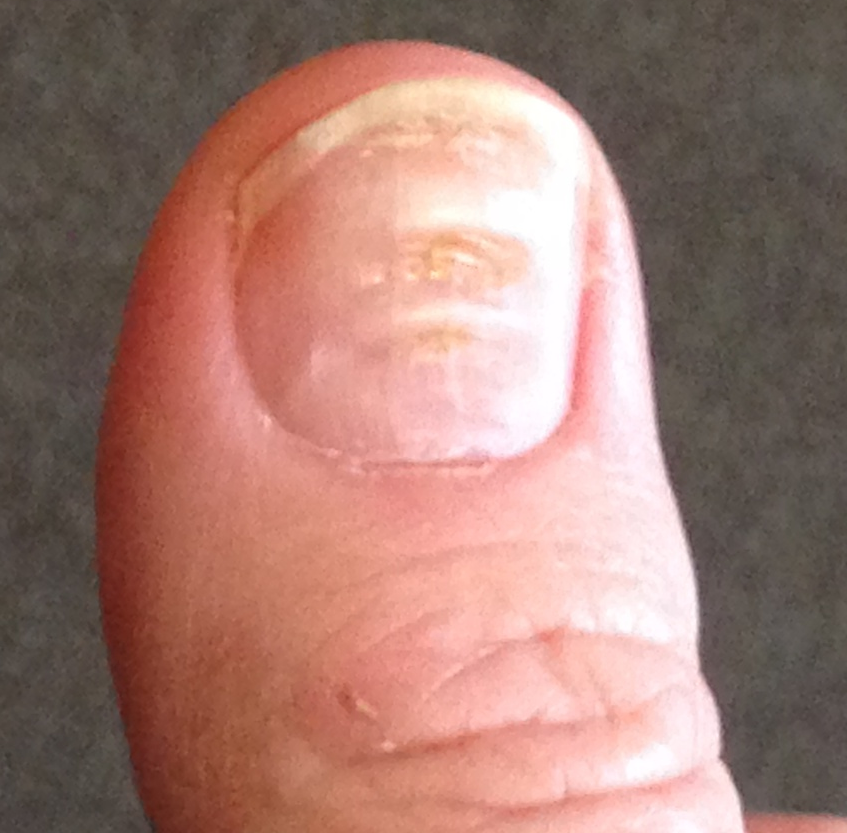
#> input picture 2. Preprocessing/v1/input/img1.jpeg, 847 x 833 px, shrunk from 2243 x 2205 before the run; its folder holds only this picture in this run
$ python preprocessing.py
#> lines starting #> are read from the running program, lines starting #| are printed output that depends on the picture; after the words box and inside, x2 and y2 are one past the last pixel; in counts of white or black regions, pixels touching at a corner belong together
import cv2
import numpy as np
import os

def process_images(input_folder):
    # List all files in the input folder
#> called with input_folder = './input'
    files = [f for f in os.listdir(input_folder) if os.path.isfile(os.path.join(input_folder, f))]

    # Create an output folder if it doesn't exist
    output_folder = os.path.join(input_folder, 'filtered')
    os.makedirs(output_folder, exist_ok=True)

    for file in files:
        file_path = os.path.join(input_folder, file)

        # Read the image
        image = cv2.imread(file_path)
#> image is the input picture: shape (833, 847, 3); mean B, G, R 114.6, 124.2, 163.2
        if image is None:
            print(f"Failed to load {file}")
            continue

        # Convert to grayscale
        gray = cv2.cvtColor(image, cv2.COLOR_BGR2GRAY)
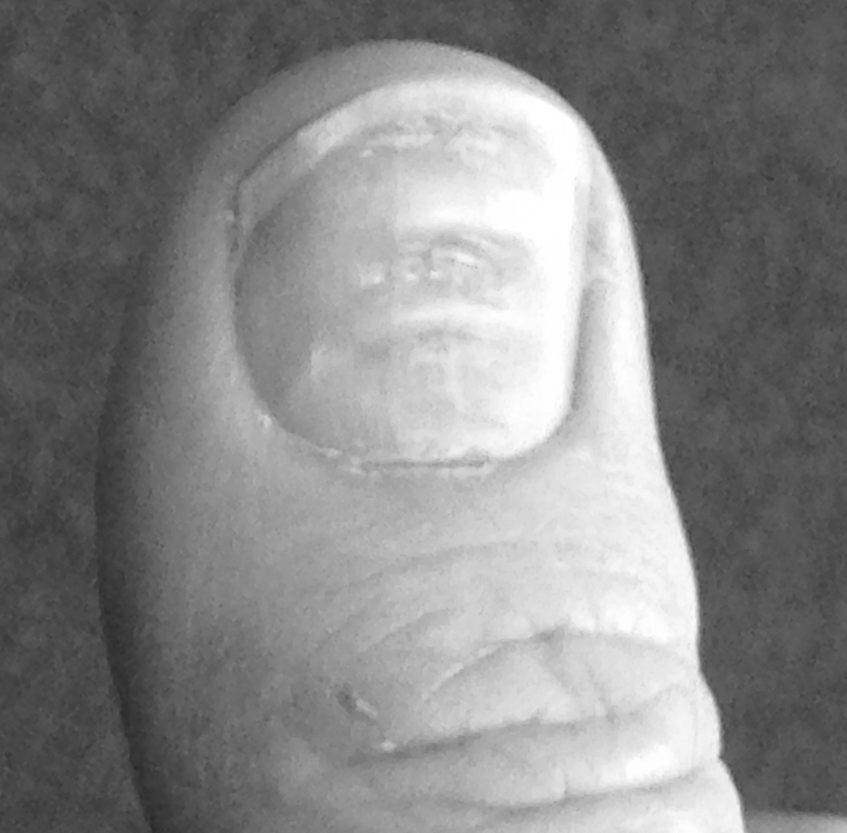
#> gray: shape (833, 847); min 40, max 255, mean 134.8

        # Apply Gaussian blur
        blur = cv2.GaussianBlur(gray, (5, 5), 0)

        # Detect edges using Canny
        edges = cv2.Canny(blur, 50, 150)
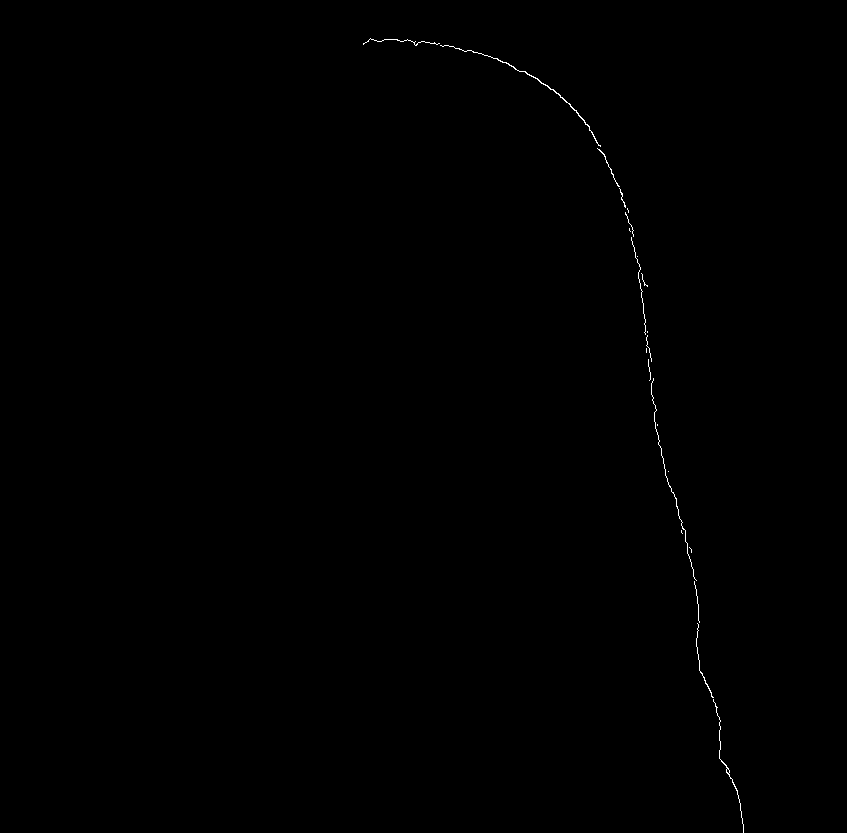
#> edges: shape (833, 847); 0.16% white in thin lines or dots, all inside (x1, y1, x2, y2) = (363, 38, 744, 833)

        # Find contours based on edges detected
        contours, _ = cv2.findContours(edges, cv2.RETR_EXTERNAL, cv2.CHAIN_APPROX_SIMPLE)
#> contours = 22 contours, 20 with area under 20; largest, box (x1, y1, x2, y2) and area: (440, 45, 601, 147) 69, (713, 699, 744, 833) 28

        # Filter out images with too few contours (simple shapes, possibly text or not detailed)
        if len(contours) > 5:
            output_path = os.path.join(output_folder, file)
            cv2.imwrite(output_path, image)
            print(f"Processed and saved {file} to {output_folder}")

if __name__ == "__main__":
    input_folder = './input'  # Adjust as necessary
    process_images(input_folder)

$ run again, on 2. Preprocessing/v1/input/img14.png
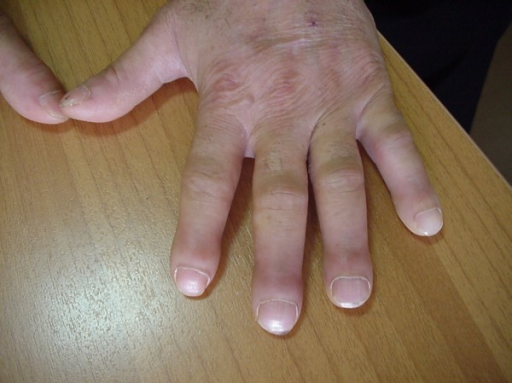
#> input picture 2. Preprocessing/v1/input/img14.png, 512 x 383 px
#> in process_images, image is the input picture: shape (383, 512, 3); mean B, G, R 93.2, 113.3, 135.4
#> in process_images, `gray = cv2.cvtColor(image, cv2.COLOR_BGR2GRAY)`:
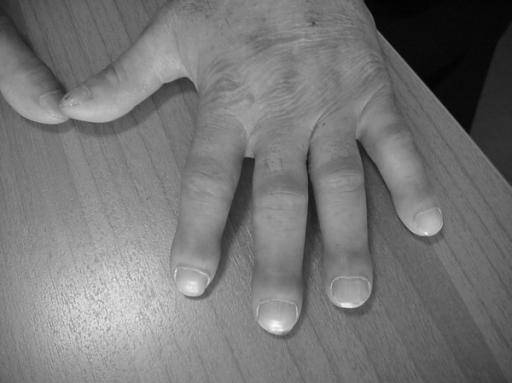
#> gray: shape (383, 512); min 2, max 250, mean 117.7
#> in process_images, `edges = cv2.Canny(blur, 50, 150)`:
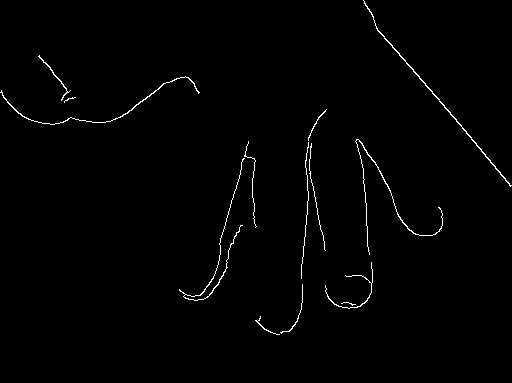
#> edges: shape (383, 512); 1% white in thin lines or dots, all inside (x1, y1, x2, y2) = (0, 0, 512, 335)
#> contours = 14 contours, 8 with area under 20; largest, box (x1, y1, x2, y2) and area: (363, 0, 512, 187) 142, (0, 76, 200, 125) 76, (355, 139, 443, 255) 52, (179, 158, 245, 301) 43, (38, 55, 71, 101) 34, (325, 262, 373, 309) 22

$ run again, on 2. Preprocessing/v1/input/img15.jpeg
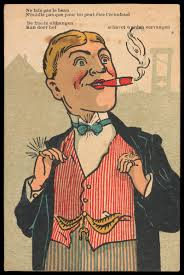
#> input picture 2. Preprocessing/v1/input/img15.jpeg, 184 x 275 px
#> in process_images, image is the input picture: shape (275, 184, 3); mean B, G, R 103.3, 131, 161
#> in process_images, `blur = cv2.GaussianBlur(gray, (5, 5), 0)`:
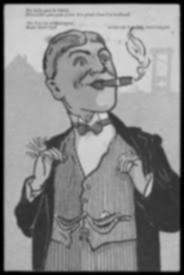
#> blur: shape (275, 184); min 0, max 214, mean 136.8
#> in process_images, `edges = cv2.Canny(blur, 50, 150)`:
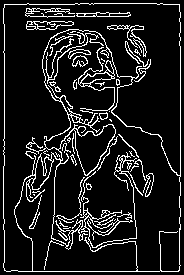
#> edges: shape (275, 184); 11.5% white in thin lines or dots
#> contours = 1 contour; box (x1, y1, x2, y2) and area: (3, 3, 181, 272) 47068

$ run again, on 2. Preprocessing/v1/input/img10.jpeg
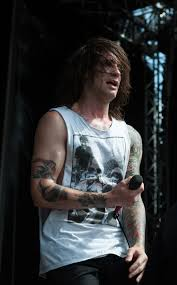
#> input picture 2. Preprocessing/v1/input/img10.jpeg, 177 x 285 px
#> in process_images, image is the input picture: shape (285, 177, 3); mean B, G, R 50.4, 49.3, 48.1
#> in process_images, `blur = cv2.GaussianBlur(gray, (5, 5), 0)`:
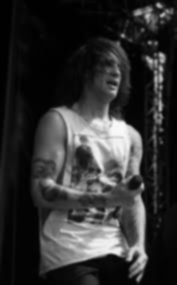
#> blur: shape (285, 177); min 0, max 249, mean 49.1
#> in process_images, `edges = cv2.Canny(blur, 50, 150)`:
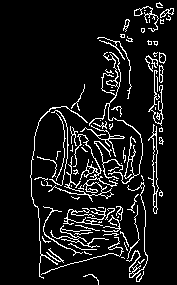
#> edges: shape (285, 177); 9.1% white in thin lines or dots, all inside (x1, y1, x2, y2) = (30, 2, 174, 285)
#> contours = 87 contours, 68 with area under 20; largest, box (x1, y1, x2, y2) and area: (148, 124, 159, 214) 260, (48, 134, 118, 202) 152, (89, 52, 143, 184) 140, (126, 182, 148, 278) 64, (80, 125, 125, 157) 61
